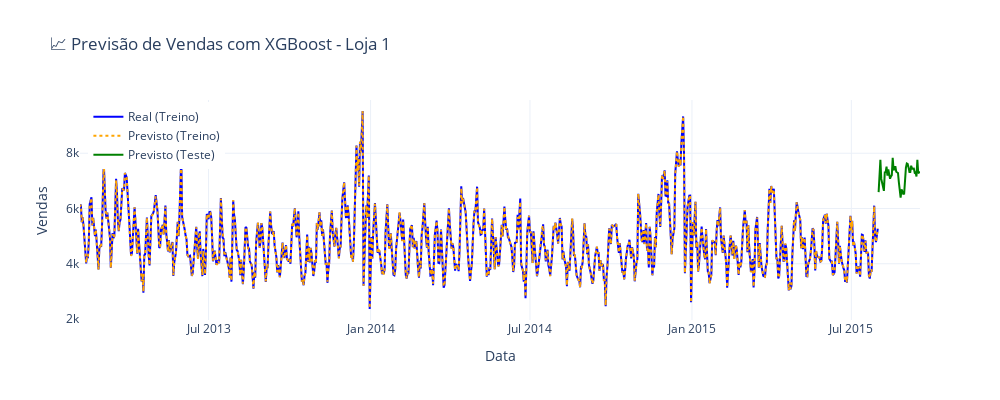

Notebook code for this chart:
### Code cell
# Cria a figura interativa
fig = go.Figure()

# Vendas reais no treino
fig.add_trace(go.Scatter(
    x=df_train.index,
    y=df_train['Sales'],
    mode='lines',
    name='Real (Treino)',
    line=dict(color='blue')
))

# Previsão no treino
fig.add_trace(go.Scatter(
    x=df_train.index,
    y=y_pred_train,
    mode='lines',
    name='Previsto (Treino)',
    line=dict(color='orange', dash='dot')
))

# Previsão no teste
fig.add_trace(go.Scatter(
    x=df_test.index,
    y=df_test['PredictedSales'],
    mode='lines',
    name='Previsto (Teste)',
    line=dict(color='green')
))

# Layout do gráfico
fig.update_layout(
    title='📈 Previsão de Vendas com XGBoost - Loja 1',
    xaxis_title='Data',
    yaxis_title='Vendas',
    legend=dict(x=0.01, y=0.99),
    template='plotly_white',
    width=1000,
    height=400
)

# Salva o gráfico
fig.write_image("../reports/figures/xgboost_forecast.png")

# Exibe no notebook
fig.show()

### Figure 1 — Plotly figure (JSON) as saved in the notebook; plotly's stock layout.template omitted (floating-point values rounded to 4 significant figures; data arrays with more than 128 entries replaced by an {"elided": "..."} marker saying what was removed)
{"data": [{"line": {"color": "blue"}, "mode": "lines", "name": "Real (Treino)", "type": "scatter", "x": {"elided": "752 str values"}, "y": {"elided": "752 int values"}}, {"line": {"color": "orange", "dash": "dot"}, "mode": "lines", "name": "Previsto (Treino)", "type": "scatter", "x": {"elided": "752 str values"}, "y": {"elided": "752 float values"}}, {"line": {"color": "green"}, "mode": "lines", "name": "Previsto (Teste)", "type": "scatter", "x": ["2015-08-01T00:00:00", "2015-08-02T00:00:00", "2015-08-03T00:00:00", "2015-08-04T00:00:00", "2015-08-05T00:00:00", "2015-08-06T00:00:00", "2015-08-07T00:00:00", "2015-08-08T00:00:00", "2015-08-09T00:00:00", "2015-08-10T00:00:00", "2015-08-11T00:00:00", "2015-08-12T00:00:00", "2015-08-13T00:00:00", "2015-08-14T00:00:00", "2015-08-15T00:00:00", "2015-08-16T00:00:00", "2015-08-17T00:00:00", "2015-08-18T00:00:00", "2015-08-19T00:00:00", "2015-08-20T00:00:00", "2015-08-21T00:00:00", "2015-08-22T00:00:00", "2015-08-23T00:00:00", "2015-08-24T00:00:00", "2015-08-25T00:00:00", "2015-08-26T00:00:00", "2015-08-27T00:00:00", "2015-08-28T00:00:00", "2015-08-29T00:00:00", "2015-08-30T00:00:00", "2015-08-31T00:00:00", "2015-09-01T00:00:00", "2015-09-02T00:00:00", "2015-09-03T00:00:00", "2015-09-04T00:00:00", "2015-09-05T00:00:00", "2015-09-06T00:00:00", "2015-09-07T00:00:00", "2015-09-08T00:00:00", "2015-09-09T00:00:00", "2015-09-10T00:00:00", "2015-09-11T00:00:00", "2015-09-12T00:00:00", "2015-09-13T00:00:00", "2015-09-14T00:00:00", "2015-09-15T00:00:00", "2015-09-16T00:00:00", "2015-09-17T00:00:00"], "y": [6591.0, 7092.0, 7759.0, 7071.0, 6947.0, 6773.0, 6639.0, 7305.0, 7314.0, 7517.0, 7188.0, 7415.0, 7252.0, 7076.0, 7159.0, 7207.0, 7832.0, 7408.0, 7416.0, 7532.0, 7330.0, 7285.0, 7285.0, 6945.0, 6513.0, 6392.0, 6689.0, 6575.0, 6533.0, 6540.0, 7095.0, 7474.0, 7630.0, 7612.0, 7486.0, 7324.0, 7324.0, 7550.0, 7439.0, 7456.0, 7447.0, 7296.0, 7312.0, 7159.0, 7761.0, 7280.0, 7308.0, 7331.0]}], "layout": {"height": 400, "legend": {"x": 0.01, "y": 0.99}, "title": {"text": "📈 Previsão de Vendas com XGBoost - Loja 1"}, "width": 1000, "xaxis": {"title": {"text": "Data"}}, "yaxis": {"title": {"text": "Vendas"}}}}
